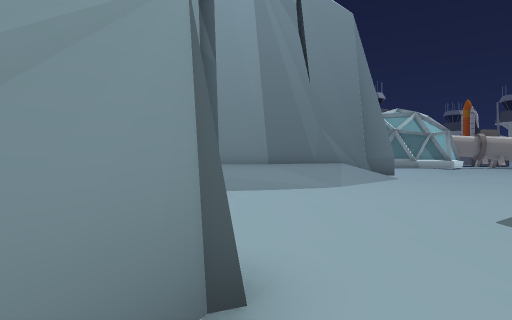
[1] (above)

16 first-person views from a walk through a Unity game level. The camera is 1.5 m above the floor, looks level and sees 80° across. The floor is counted in squares, 2 m on a side. Each view is taken from the middle of a square. On the plan, view 1 faces up. The plan holds only what a view shows up to about 10 squares ahead; the rest is blank. The place goes on beyond the plan. The player is left out.

[2]
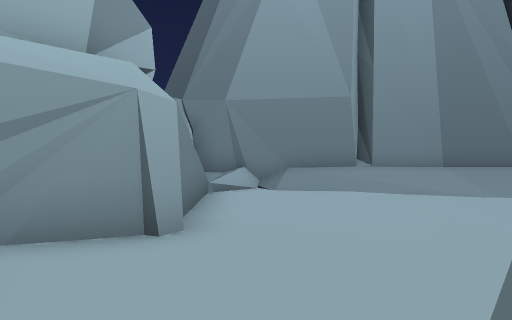

[3]
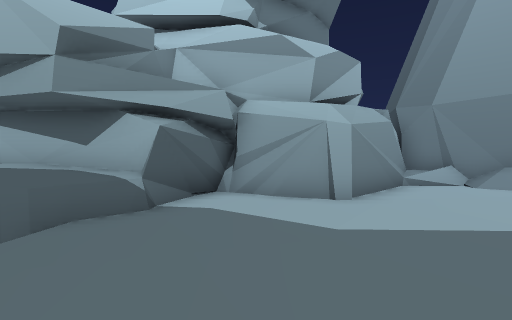

[4]
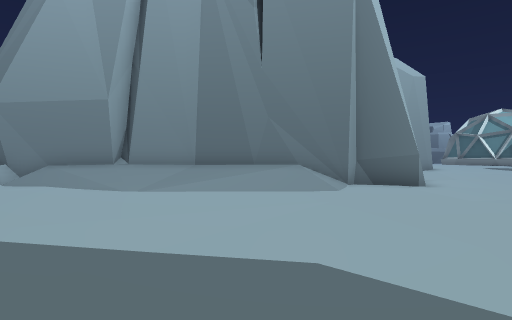

[5]
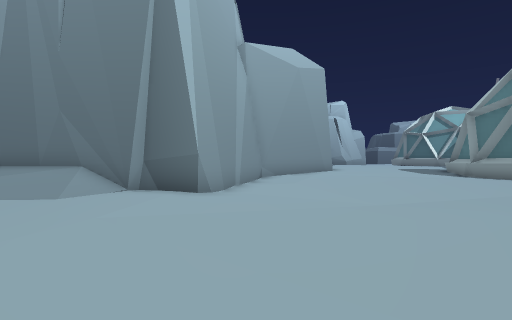

[6]
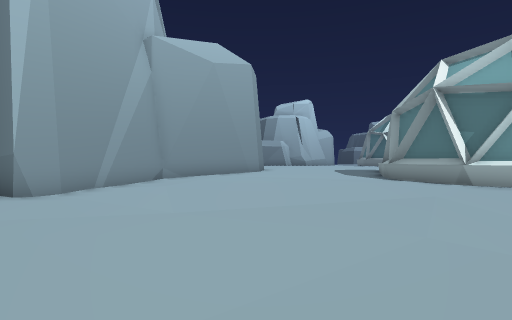

[7]
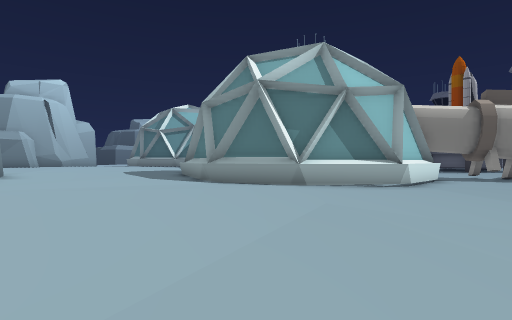

[8]
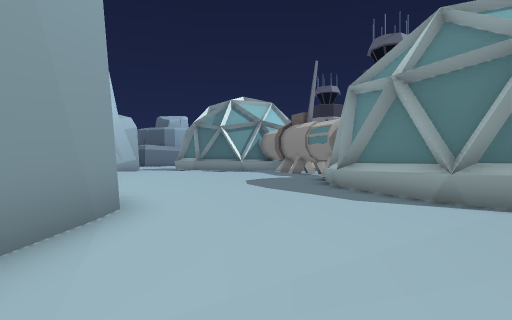

[9]
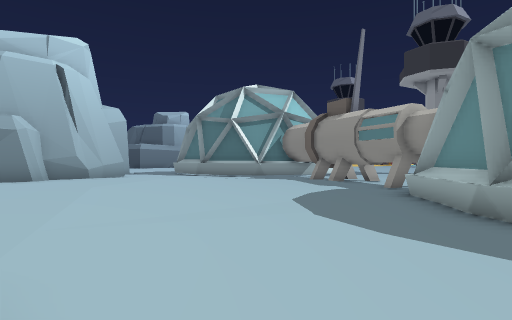

[10]
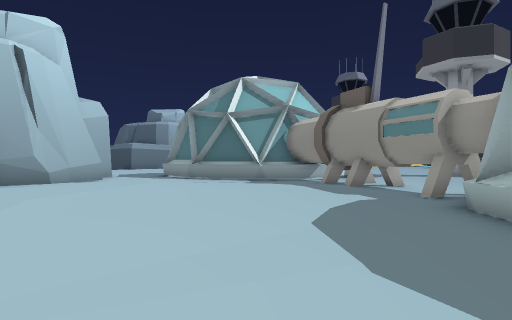

[11]
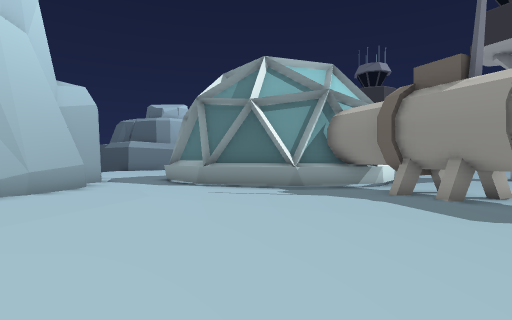

[12]
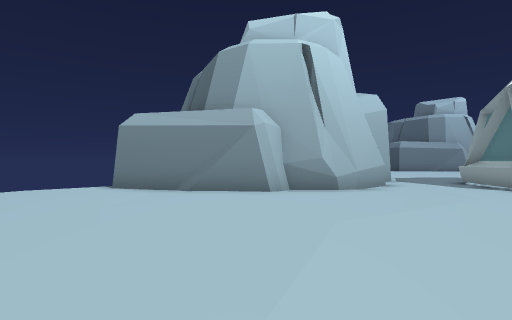

[13]
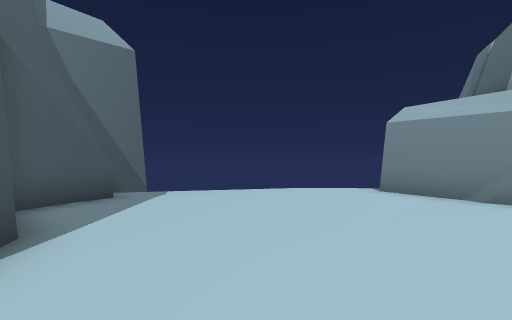

[14]
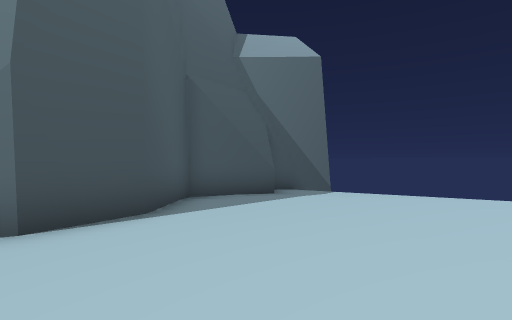

[15]
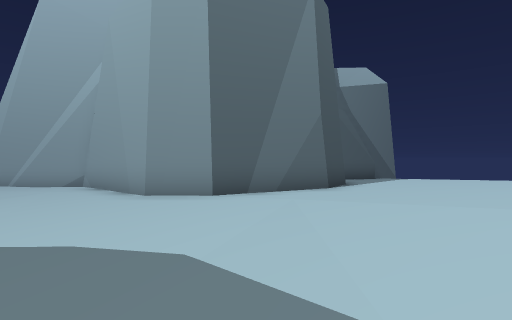

[16]
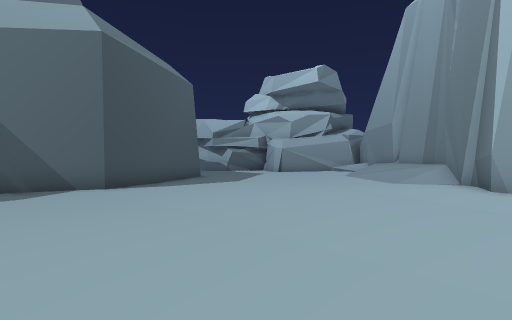

### Floor plan
Key: @ floor where view 1 was taken; # wall or solid block; . main floor; : floor 0.25 m higher than the main floor; + floor 0.5 m higher than the main floor; * floor 0.75 m higher than the main floor; / step, stairs or slope; = window, fence, low wall or low ledge; ^ raised ledge; v drop or lower ground.
Columns run from 7 left of view 1 to 16 right of it. Each row starts with its distance up from view 1.
 39         ^#
 38       +++#######:::
 37       #++++^#^##:::
 36       #++++++++##:
 35       #+++++++/##/:
 34      ##*****+++##::
 33      #******++++##/
 32    ###*****+++++###
 31  ###*******+++++:
 30  +++******++++++#
 29  +++*******+++++#
 28  +++*******++++^#
 27  +++++*****++++##
 26  +++++++***+++++#
 25  ++++++##+++++++^#     #
 24  +++++#  ##++++::^#####^
 23 #:####     #+++::::#^^..
 22 ##         #++::::::....
 21            #+:::::::....
 20            #+::::::....
 19            #::::::.....
 18            #:::::.....
 17             #::.......
 16             #:........
 15              #.........
 14             ##.........
 13            #..........:
 12          ##//.:......::
 11        ##////........::
 10       #/////..........:
  9      #/////...........
  8      #////............
  7    ##///..............
  6    ^=/.......... .####
  5   #^^.......... .##
  4     #.......
  3      #.....
  2       #.....
  1       #...::.
  0       #@..::..
 -1       #....:.
 -2        #^..:
 -3        #^^v
 -4        #^^
 -5        #

Where each view was taken, in squares from view 1:
view 1: 0 up, 0 right, facing up
view 2: 0 up, 3 right, facing up-left
view 3: 0 up, 6 right, facing left
view 4: 5 up, 9 right, facing up-left
view 5: 10 up, 12 right, facing up-left
view 6: 13 up, 14 right, facing up-left
view 7: 15 up, 11 right, facing up
view 8: 19 up, 6 right, facing up
view 9: 23 up, 5 right, facing up
view 10: 25 up, 5 right, facing up
view 11: 28 up, 4 right, facing up
view 12: 27 up, 3 right, facing up-left
view 13: 27 up, 2 right, facing left
view 14: 29 up, 1 right, facing down-left
view 15: 29 up, 7 right, facing down-left
view 16: 15 up, 15 right, facing down-left
